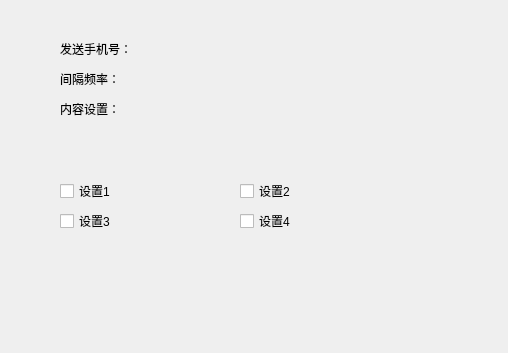
<?xml version="1.0" encoding="UTF-8"?>
<ui version="4.0">
 <class>setMsgCount</class>
 <widget class="QWidget" name="setMsgCount">
  <property name="geometry">
   <rect>
    <x>0</x>
    <y>0</y>
    <width>508</width>
    <height>353</height>
   </rect>
  </property>
  <property name="windowTitle">
   <string>Form</string>
  </property>
  <widget class="QLabel" name="label">
   <property name="geometry">
    <rect>
     <x>60</x>
     <y>40</y>
     <width>91</width>
     <height>17</height>
    </rect>
   </property>
   <property name="text">
    <string>发送手机号：</string>
   </property>
  </widget>
  <widget class="QLabel" name="label_2">
   <property name="geometry">
    <rect>
     <x>60</x>
     <y>70</y>
     <width>81</width>
     <height>17</height>
    </rect>
   </property>
   <property name="text">
    <string>间隔频率：</string>
   </property>
  </widget>
  <widget class="QLabel" name="label_3">
   <property name="geometry">
    <rect>
     <x>60</x>
     <y>100</y>
     <width>81</width>
     <height>17</height>
    </rect>
   </property>
   <property name="text">
    <string>内容设置：</string>
   </property>
  </widget>
  <widget class="QCheckBox" name="checkBox">
   <property name="geometry">
    <rect>
     <x>60</x>
     <y>180</y>
     <width>97</width>
     <height>22</height>
    </rect>
   </property>
   <property name="text">
    <string>设置1</string>
   </property>
  </widget>
  <widget class="QCheckBox" name="checkBox_2">
   <property name="geometry">
    <rect>
     <x>240</x>
     <y>180</y>
     <width>97</width>
     <height>22</height>
    </rect>
   </property>
   <property name="text">
    <string>设置2</string>
   </property>
  </widget>
  <widget class="QCheckBox" name="checkBox_3">
   <property name="geometry">
    <rect>
     <x>240</x>
     <y>210</y>
     <width>97</width>
     <height>22</height>
    </rect>
   </property>
   <property name="text">
    <string>设置4</string>
   </property>
  </widget>
  <widget class="QCheckBox" name="checkBox_4">
   <property name="geometry">
    <rect>
     <x>60</x>
     <y>210</y>
     <width>97</width>
     <height>22</height>
    </rect>
   </property>
   <property name="text">
    <string>设置3</string>
   </property>
  </widget>
 </widget>
 <resources/>
 <connections/>
</ui>
